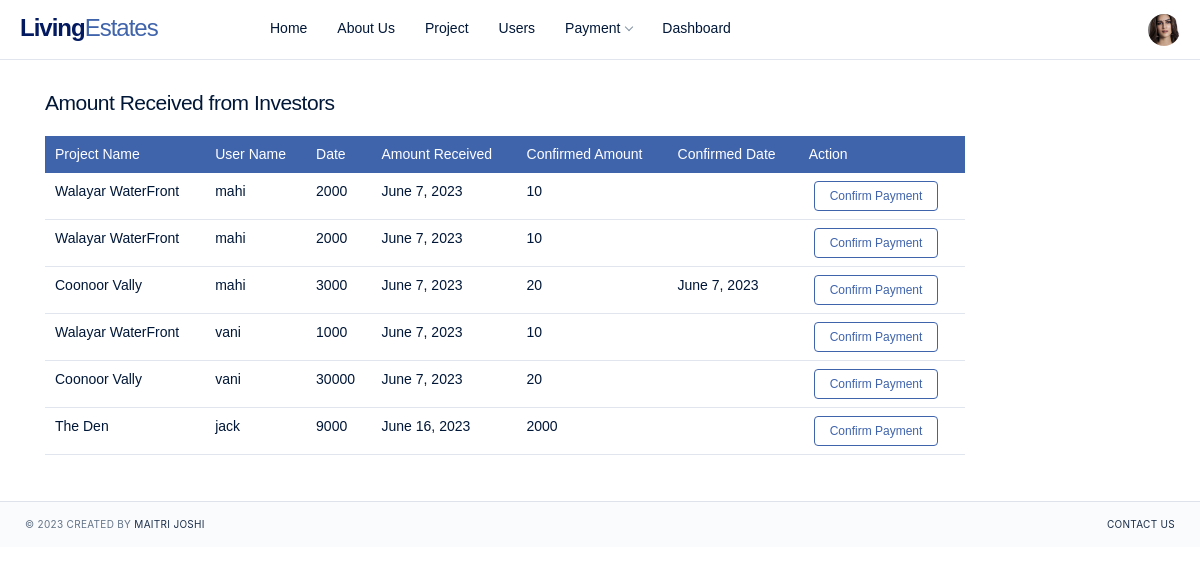
The app's page /payment_received/ (signed in) with its own data.
### app/models.py (models this page shows, shortened)
class Profile(models.Model):
    user=models.OneToOneField(User,null=True,on_delete=models.CASCADE)
    phone_no=models.CharField(max_length=10)
    address_line1=models.CharField(max_length=30)
    address_line2=models.CharField(max_length=30)
    pincode=models.CharField(max_length=30)
    city=models.CharField(max_length=30)
    country=models.CharField(max_length=30)
    image=models.ImageField(upload_to='profile',null=True,default='default.jpg')
    activate_flag=models.CharField(max_length=10,default='0')

class My_Investment(models.Model):
    amount_invested=models.CharField(max_length=20,default='00')
    amount_received=models.CharField(max_length=20,default='00')
    roi=models.CharField(max_length=10)
    date_of_invested = models.DateField(auto_now_add=True)
    date_of_received = models.CharField(max_length=30)
    project_name=models.CharField(max_length=100)
    username=models.CharField(max_length=20)

### app/views.py (the view)
# urls.py: path('payment_received/', views.payment_received, name='payment_received'),
def payment_received(request):
    data=My_Investment.objects.all()
    user_list=User.objects.get(username=request.user)
    profile_info=Profile.objects.filter(user=request.user)
    if len(profile_info)==1:
        profile_info=Profile.objects.get(user=request.user)
    return render(request,'payment_received.html',{'data':data,'flag':'','profile':profile_info,'data1':user_list})

### TEMPLATES/payment_received.html (shortened to what this page needs)
{% extends 'base_admin.html'%}
{% block payment_received %}
<div class="content content-fixed content-auth">
    <div class="container">
        <div class="d-sm-flex align-items-center justify-content-between mg-b-20 mg-lg-b-25 mg-xl-b-20">
            <div>
                <h4 class="mg-b-0 tx-spacing--1">Amount Received from Investors</h4>
            </div>
        </div>
        <div class="row">
            <div class="col-lg-10">
                <div class="table-responsive">
                    <table class="table">
                        <thead class="thead-primary">
                            <tr>
                                <th>Project Name</th>
                                <th>User Name</th>
                                <th>Date</th>
                                <th>Amount Received</th>
                                <th>Confirmed Amount</th>
                                <th>Confirmed Date</th>
                                <th>Action</th>
                            </tr>
                        </thead>
                        <tbody>
                            {%for i in data%}
                            <tr>
                                <td>{{i.project_name}}</td>
                                <td>{{i.username}}</td>
                                <td>{{i.amount_invested}}</td>
                                <td>{{i.date_of_invested}}</td>
                                <td>{{i.amount_received}}</td>
                                <td>{{i.date_of_received}}</td>
                                <td><a href="{%url 'payment_received_update' i.id%}" class="btn btn-xs btn-outline-facebook mg-l-5">Confirm Payment</a></td>
                            </tr>
                            {%endfor%}
                        </tbody>
                    </table>
                </div>
            </div>
            <div class="col-lg-2">
            </div>
        </div>
    </div>
</div>
{%endblock%}

### TEMPLATES/base_admin.html (shortened to what this page needs)
<!DOCTYPE html>
{% load static %}
<html lang="en">
<head>
    <link rel="stylesheet" href="{% static 'css/style1.css' %}">
    <link rel="stylesheet" href="{% static 'css/dashboard.css' %}">
</head>
<body class="page-profile">
    <header class="navbar navbar-header navbar-header-fixed">
        <div class="navbar-brand">
            <a href="#" class="df-logo">Living<span>Estates</span></a>
        </div>
        <div id="navbarMenu" class="navbar-menu-wrapper">
            <ul class="nav navbar-menu">
                <li class="nav-item">
                    <a href="{%url 'admin_homepage'%}" class="nav-link">Home</a>
                </li>
                <li class="nav-item">
                    <a href="{%url 'admin_about_us'%}" class="nav-link">About Us</a>
                </li>
                <li class="nav-item">
                    <a href="{% url 'project'%}" class="nav-link">Project</a>
                </li>
                <li class="nav-item">
                    <a href="{% url 'user_details' %}" class="nav-link">Users</a>
                </li>
                <li class="nav-item with-sub">
                    <a href="#" class="nav-link">Payment</a>
                </li>
                <li class="nav-item">
                    <a href="#" class="nav-link">Dashboard</a>
                </li>
            </ul>
        </div>
        <div class="navbar-right">
            <div class="dropdown dropdown-profile">
                <a href="#" role="button" class="dropdown-link" data-bs-toggle="dropdown" data-bs-display="static">
                    <div class="avatar avatar-sm"><img src="{{profile.image.url}}" class="rounded-circle" alt=""></div>
                </a>
            </div>
        </div>
    </header>
{% block payment_received %}
{%endblock%}
    <footer class="footer">
        <div>
            <span>&copy; 2023 </span>
            <span>Created by <a href="#">Maitri Joshi</a></span>
        </div>
        <div>
            <nav class="nav">
                <a href="#" class="nav-link">Contact Us</a>
            </nav>
        </div>
    </footer>
</body>
</html>

### records on screen
Profile: image (picture)
My_Investment: project_name "Walayar WaterFront", username "mahi", amount_invested "2000", date_of_invested "June 7, 2023", amount_received "10"
My_Investment: project_name "Walayar WaterFront", username "mahi", amount_invested "2000", date_of_invested "June 7, 2023", amount_received "10"
My_Investment: project_name "Coonoor Vally", username "mahi", amount_invested "3000", date_of_invested "June 7, 2023", amount_received "20", date_of_received "June 7, 2023"
My_Investment: project_name "Walayar WaterFront", username "vani", amount_invested "1000", date_of_invested "June 7, 2023", amount_received "10"
My_Investment: project_name "Coonoor Vally", username "vani", amount_invested "30000", date_of_invested "June 7, 2023", amount_received "20"
My_Investment: project_name "The Den", username "jack", amount_invested "9000", date_of_invested "June 16, 2023", amount_received "2000"
